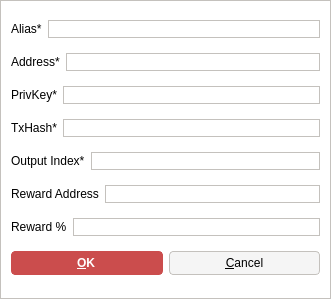
<?xml version="1.0" encoding="UTF-8"?>
<ui version="4.0">
 <class>AddEditAdrenalineNode</class>
 <widget class="QDialog" name="AddEditAdrenalineNode">
  <property name="geometry">
   <rect>
    <x>0</x>
    <y>0</y>
    <width>331</width>
    <height>299</height>
   </rect>
  </property>
  <property name="windowTitle">
   <string>Add/Edit Ragnarok Node</string>
  </property>
  <property name="styleSheet">
   <string notr="true">background-color: rgb(255, 255, 255);
border: 1px solid #c4c1bd;</string>
  </property>
  <property name="modal">
   <bool>true</bool>
  </property>
  <layout class="QVBoxLayout" name="verticalLayout">
   <item>
    <layout class="QHBoxLayout" name="horizontalLayout_4">
     <property name="bottomMargin">
      <number>0</number>
     </property>
     <item>
      <widget class="QLabel" name="label_4">
       <property name="styleSheet">
        <string notr="true">border: 0;</string>
       </property>
       <property name="text">
        <string>Alias*</string>
       </property>
      </widget>
     </item>
     <item>
      <widget class="QLineEdit" name="aliasLineEdit"/>
     </item>
    </layout>
   </item>
   <item>
    <layout class="QHBoxLayout" name="horizontalLayout_5">
     <property name="bottomMargin">
      <number>0</number>
     </property>
     <item>
      <widget class="QLabel" name="label_6">
       <property name="styleSheet">
        <string notr="true">border: 0;</string>
       </property>
       <property name="text">
        <string>Address*</string>
       </property>
      </widget>
     </item>
     <item>
      <widget class="QLineEdit" name="addressLineEdit"/>
     </item>
    </layout>
   </item>
   <item>
    <layout class="QHBoxLayout" name="horizontalLayout_3">
     <property name="bottomMargin">
      <number>0</number>
     </property>
     <item>
      <widget class="QLabel" name="label_5">
       <property name="styleSheet">
        <string notr="true">border: 0;</string>
       </property>
       <property name="text">
        <string>PrivKey*</string>
       </property>
      </widget>
     </item>
     <item>
      <widget class="QLineEdit" name="privkeyLineEdit"/>
     </item>
    </layout>
   </item>
   <item>
    <layout class="QHBoxLayout" name="horizontalLayout_2">
     <property name="bottomMargin">
      <number>0</number>
     </property>
     <item>
      <widget class="QLabel" name="label_2">
       <property name="styleSheet">
        <string notr="true">border: 0;</string>
       </property>
       <property name="text">
        <string>TxHash*</string>
       </property>
      </widget>
     </item>
     <item>
      <widget class="QLineEdit" name="txhashLineEdit"/>
     </item>
    </layout>
   </item>
   <item>
    <layout class="QHBoxLayout" name="horizontalLayout_8">
     <property name="bottomMargin">
      <number>0</number>
     </property>
     <item>
      <widget class="QLabel" name="label_8">
       <property name="styleSheet">
        <string notr="true">border: 0;</string>
       </property>
       <property name="text">
        <string>Output Index*</string>
       </property>
      </widget>
     </item>
     <item>
      <widget class="QLineEdit" name="outputindexLineEdit"/>
     </item>
    </layout>
   </item>
   <item>
    <layout class="QHBoxLayout" name="horizontalLayout_6">
     <property name="bottomMargin">
      <number>0</number>
     </property>
     <item>
      <widget class="QLabel" name="label_3">
       <property name="styleSheet">
        <string notr="true">border: 0;</string>
       </property>
       <property name="text">
        <string>Reward Address</string>
       </property>
      </widget>
     </item>
     <item>
      <widget class="QLineEdit" name="rewardaddressLineEdit"/>
     </item>
    </layout>
   </item>
   <item>
    <layout class="QHBoxLayout" name="horizontalLayout_7">
     <property name="bottomMargin">
      <number>0</number>
     </property>
     <item>
      <widget class="QLabel" name="label_7">
       <property name="styleSheet">
        <string notr="true">border: 0;</string>
       </property>
       <property name="text">
        <string>Reward %</string>
       </property>
      </widget>
     </item>
     <item>
      <widget class="QLineEdit" name="rewardpercentageLineEdit"/>
     </item>
    </layout>
   </item>
   <item>
    <layout class="QHBoxLayout" name="horizontalLayout_Buttons">
     <item>
      <widget class="QPushButton" name="okButton">
       <property name="styleSheet">
        <string notr="true">background-color: rgb(203, 77, 77);
color: rgb(255, 255, 255);
border-radius: 4px;
border-color:  rgb(203, 77, 77);
font-weight: 600;
padding: 4px;
padding-left: 10px;
padding-right: 12px;
icon-size: 0;</string>
       </property>
       <property name="text">
        <string>&amp;OK</string>
       </property>
      </widget>
     </item>
     <item>
      <widget class="QPushButton" name="cancelButton">
       <property name="styleSheet">
        <string notr="true">background-color: rgb(245, 245, 245);
border-radius: 4px;
border: 1px solid #c4c1bd;
font-weight: 400;
padding: 4px;
padding-left: 10px;
padding-right: 10px;</string>
       </property>
       <property name="text">
        <string>&amp;Cancel</string>
       </property>
       <property name="autoDefault">
        <bool>false</bool>
       </property>
      </widget>
     </item>
    </layout>
   </item>
  </layout>
 </widget>
 <resources/>
 <connections/>
</ui>
